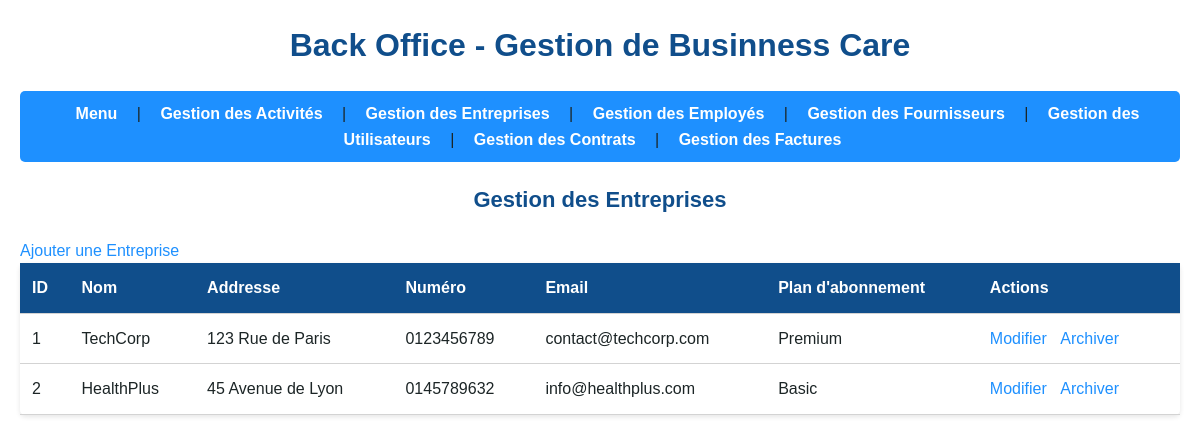
Screenshot of /pages/companies/index.php with the database file from the repository.
### tables this page shows
CREATE TABLE `companies` (
  `id` int(11) NOT NULL,
  `name` varchar(100) NOT NULL COMMENT 'Nom de la société cliente',
  `address` varchar(255) DEFAULT NULL COMMENT 'Adresse de la société',
  `phone_number` varchar(20) DEFAULT NULL COMMENT 'Numéro de téléphone',
  `email` varchar(100) DEFAULT NULL COMMENT 'Email de contact',
  `subscription_plan` enum('Starter','Basic','Premium') NOT NULL COMMENT 'Plan d''abonnement',
  `created_at` timestamp NOT NULL DEFAULT CURRENT_TIMESTAMP,
  `archived` tinyint(1) DEFAULT '0'
);

### pages/companies/index.php (the view, shortened to what this page needs)
<!DOCTYPE html>
<html lang="fr">
<head>
    <link rel="stylesheet" href="../../assets/style.css">
</head>
<body></body>
</html>
<?php
require_once '../../composants/nav.php';
require_once '../../config/database.php';
$stmt = $pdo->query("SELECT * FROM companies WHERE archived = 0");
$companies = $stmt->fetchAll(PDO::FETCH_ASSOC);
?>
<h2>Gestion des Entreprises</h2>
<a href="add.php">Ajouter une Entreprise</a>
<table>
    <tr>
        <th>ID</th><th>Nom</th><th>Addresse</th><th>Numéro</th><th>Email</th><th>Plan d'abonnement</th><th>Actions</th>
    </tr>
    <?php foreach ($companies as $company): ?>
    <tr>
        <td><?php echo $company['id']; ?></td>
        <td><?php echo htmlspecialchars($company['name']); ?></td>
        <td><?php echo htmlspecialchars($company['address']); ?></td>
        <td><?php echo $company['phone_number']; ?></td>
        <td><?php echo htmlspecialchars($company['email']); ?></td>
        <td><?php echo htmlspecialchars($company['subscription_plan']); ?></td>
        <td>
            <a href="edit.php?id=<?php echo $company['id']; ?>">Modifier</a>
            <a href="archive.php?id=<?php echo $company['id']; ?>"
               onclick="return confirm('Voulez-vous vraiment archiver?')">Archiver</a>
        </td>
    </tr>
    <?php endforeach; ?>
</table>

### composants/nav.php (shortened to what this page needs)
<!DOCTYPE html>
<html>
<head>
    <link rel="stylesheet" href="../assets/style.css">
</head>
<body>
    <h1>Back Office - Gestion de Businness Care</h1>
    <nav>
        <a href="../dashboard.php">Menu</a> |
        <a href="../activities/index.php">Gestion des Activités</a> |
        <a href="../companies/index.php">Gestion des Entreprises</a> |
        <a href="../employees/index.php">Gestion des Employés</a> |
        <a href="../providers/index.php">Gestion des Fournisseurs</a> |
        <a href="../users/index.php">Gestion des Utilisateurs</a> |
        <a href="../contracts/index.php">Gestion des Contrats</a> |
        <a href="../invoices/index.php">Gestion des Factures</a>
    </nav>
</body>
</html>

### assets/style.css (style rules this page uses)
* { margin: 0; padding: 0; box-sizing: border-box; font-family: Arial, sans-serif; }
:root { --bleu-principal: #1E90FF; --bleu-fonce: #104E8B; --noir: #1C2526; --gris: #D3D3D3; --blanc: #FFFFFF; --gris-fonce: #808080; }
body { background-color: var(--blanc); color: var(--noir); line-height: 1.6; padding: 20px; }
h1, h2 { color: var(--bleu-fonce); margin-bottom: 20px; }
h1 { font-size: 2em; text-align: center; }
h2 { font-size: 22px; text-align: center; }
nav { background-color: var(--bleu-principal); padding: 10px; margin-bottom: 20px; border-radius: 5px; text-align: center; }
nav a { color: var(--blanc); text-decoration: none; margin: 0 15px; font-weight: bold; transition: color 0.3s ease; }
table { width: 100%; border-collapse: collapse; background-color: var(--blanc); margin-bottom: 20px; box-shadow: 0 2px 5px rgba(0, 0, 0, 0.1); border-radius: 5px; }
th, td { padding: 12px; text-align: left; border-bottom: 1px solid var(--gris); }
th { background-color: var(--bleu-fonce); color: var(--blanc); font-weight: bold; }
td { color: var(--noir); }
td a { color: var(--bleu-principal); text-decoration: none; margin-right: 10px; }
a { color: var(--bleu-principal); text-decoration: none; }

### rows the page displays
companies: id "1", name "TechCorp", address "123 Rue de Paris", phone_number "0123456789", email "contact@techcorp.com", subscription_plan "Premium"
companies: id "2", name "HealthPlus", address "45 Avenue de Lyon", phone_number "0145789632", email "info@healthplus.com", subscription_plan "Basic"
